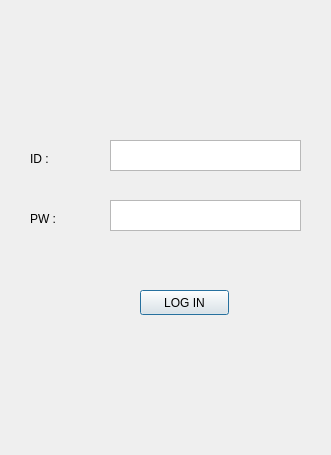
<?xml version="1.0" encoding="UTF-8"?>
<ui version="4.0">
 <class>Dialog</class>
 <widget class="QDialog" name="Dialog">
  <property name="windowTitle">
   <string>Dialog</string>
  </property>
  <widget class="QTextEdit" name="editId">
   <property name="geometry">
    <rect>
     <x>110</x>
     <y>140</y>
     <width>191</width>
     <height>31</height>
    </rect>
   </property>
  </widget>
  <widget class="QTextEdit" name="editPw">
   <property name="geometry">
    <rect>
     <x>110</x>
     <y>200</y>
     <width>191</width>
     <height>31</height>
    </rect>
   </property>
  </widget>
  <widget class="QLabel" name="label">
   <property name="geometry">
    <rect>
     <x>30</x>
     <y>150</y>
     <width>67</width>
     <height>17</height>
    </rect>
   </property>
   <property name="text">
    <string>ID : </string>
   </property>
  </widget>
  <widget class="QLabel" name="label_2">
   <property name="geometry">
    <rect>
     <x>30</x>
     <y>210</y>
     <width>67</width>
     <height>17</height>
    </rect>
   </property>
   <property name="text">
    <string>PW : </string>
   </property>
  </widget>
  <widget class="QPushButton" name="btnLogIn">
   <property name="geometry">
    <rect>
     <x>140</x>
     <y>290</y>
     <width>89</width>
     <height>25</height>
    </rect>
   </property>
   <property name="text">
    <string>LOG IN</string>
   </property>
  </widget>
 </widget>
 <resources/>
 <connections/>
</ui>
